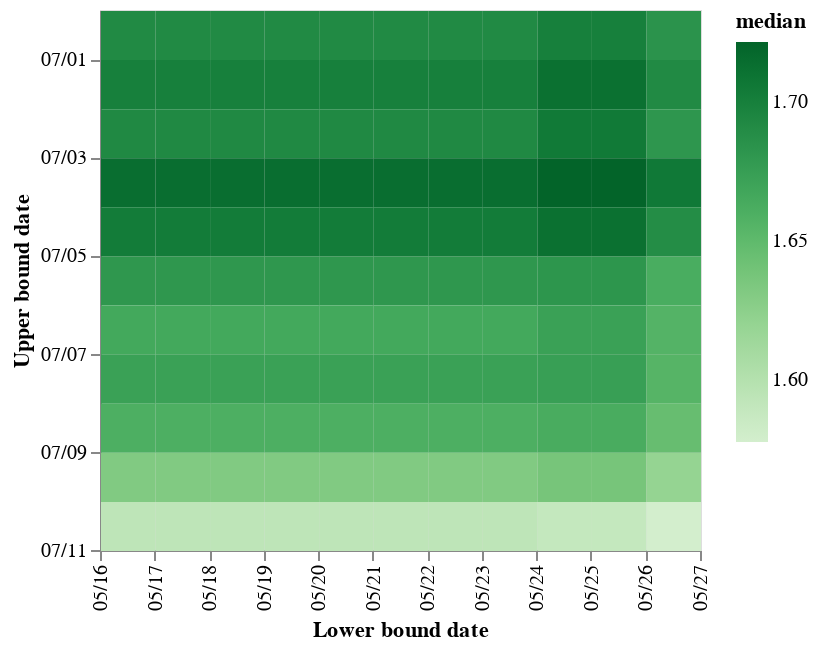

The notebook cell saved with this chart:
### Markdown cell above
### Estimates of Re

### Code cell
wd_ = 300; ht_ = 270
heatmap = alt.Chart(Df_stats.loc[lambda d: d['var']=='R0', ['date_lower', 'date_upper', 'median']]).mark_rect().encode(
    x=alt.X('yearmonthdate(date_lower)', title="Lower bound date", axis=alt.Axis(format='%m/%d', labelAngle=-90)),
    y=alt.Y('yearmonthdate(date_upper)', title="Upper bound date", axis=alt.Axis(format='%m/%d', labelAngle=0), scale=alt.Scale(reverse=True)),
    color=alt.Color('median:Q', scale=alt.Scale(scheme='greens', reverse=False), title="median")
)

Df_stats_ = Df_stats.loc[lambda d: d['var']=='R0', ['date_lower', 'date_upper', 'median']]
print("Min median:", Df_stats_['median'].min())
print("Max median:", Df_stats_['median'].max())

chart = alt.layer(heatmap).properties(width=wd_, height=ht_)
save_chart(chart, f'../../figures/sensitivity-Re-median.svg')
chart

### Figure 1 — Vega-Lite specification as saved in the notebook (floating-point values rounded to 4 significant figures)
{"config": {"view": {"continuousWidth": 300, "continuousHeight": 300}}, "layer": [{"mark": {"type": "rect"}, "encoding": {"color": {"field": "median", "scale": {"reverse": false, "scheme": "greens"}, "title": "median", "type": "quantitative"}, "x": {"axis": {"format": "%m/%d", "labelAngle": -90}, "field": "date_lower", "timeUnit": "yearmonthdate", "title": "Lower bound date", "type": "temporal"}, "y": {"axis": {"format": "%m/%d", "labelAngle": 0}, "field": "date_upper", "scale": {"reverse": true}, "timeUnit": "yearmonthdate", "title": "Upper bound date", "type": "temporal"}}}], "data": {"name": "data-c401328ddd6c908a3cfbb8743393b476"}, "height": 270, "width": 300, "$schema": "https://vega.github.io/schema/vega-lite/v5.14.1.json", "datasets": {"data-c401328ddd6c908a3cfbb8743393b476": [{"date_lower": "2023-05-24T00:00:00", "date_upper": "2023-06-30T00:00:00", "median": 1.7}, {"date_lower": "2023-05-24T00:00:00", "date_upper": "2023-07-01T00:00:00", "median": 1.712}, {"date_lower": "2023-05-24T00:00:00", "date_upper": "2023-07-02T00:00:00", "median": 1.705}, {"date_lower": "2023-05-24T00:00:00", "date_upper": "2023-07-03T00:00:00", "median": 1.722}, {"date_lower": "2023-05-24T00:00:00", "date_upper": "2023-07-04T00:00:00", "median": 1.712}, {"date_lower": "2023-05-24T00:00:00", "date_upper": "2023-07-05T00:00:00", "median": 1.682}, {"date_lower": "2023-05-24T00:00:00", "date_upper": "2023-07-06T00:00:00", "median": 1.673}, {"date_lower": "2023-05-24T00:00:00", "date_upper": "2023-07-07T00:00:00", "median": 1.674}, {"date_lower": "2023-05-24T00:00:00", "date_upper": "2023-07-08T00:00:00", "median": 1.663}, {"date_lower": "2023-05-24T00:00:00", "date_upper": "2023-07-09T00:00:00", "median": 1.637}, {"date_lower": "2023-05-24T00:00:00", "date_upper": "2023-07-10T00:00:00", "median": 1.589}, {"date_lower": "2023-05-25T00:00:00", "date_upper": "2023-06-30T00:00:00", "median": 1.7}, {"date_lower": "2023-05-25T00:00:00", "date_upper": "2023-07-01T00:00:00", "median": 1.712}, {"date_lower": "2023-05-25T00:00:00", "date_upper": "2023-07-02T00:00:00", "median": 1.705}, {"date_lower": "2023-05-25T00:00:00", "date_upper": "2023-07-03T00:00:00", "median": 1.722}, {"date_lower": "2023-05-25T00:00:00", "date_upper": "2023-07-04T00:00:00", "median": 1.712}, {"date_lower": "2023-05-25T00:00:00", "date_upper": "2023-07-05T00:00:00", "median": 1.682}, {"date_lower": "2023-05-25T00:00:00", "date_upper": "2023-07-06T00:00:00", "median": 1.673}, {"date_lower": "2023-05-25T00:00:00", "date_upper": "2023-07-07T00:00:00", "median": 1.674}, {"date_lower": "2023-05-25T00:00:00", "date_upper": "2023-07-08T00:00:00", "median": 1.663}, {"date_lower": "2023-05-25T00:00:00", "date_upper": "2023-07-09T00:00:00", "median": 1.637}, {"date_lower": "2023-05-25T00:00:00", "date_upper": "2023-07-10T00:00:00", "median": 1.589}, {"date_lower": "2023-05-26T00:00:00", "date_upper": "2023-06-30T00:00:00", "median": 1.684}, {"date_lower": "2023-05-26T00:00:00", "date_upper": "2023-07-01T00:00:00", "median": 1.692}, {"date_lower": "2023-05-26T00:00:00", "date_upper": "2023-07-02T00:00:00", "median": 1.682}, {"date_lower": "2023-05-26T00:00:00", "date_upper": "2023-07-03T00:00:00", "median": 1.705}, {"date_lower": "2023-05-26T00:00:00", "date_upper": "2023-07-04T00:00:00", "median": 1.69}, {"date_lower": "2023-05-26T00:00:00", "date_upper": "2023-07-05T00:00:00", "median": 1.662}, {"date_lower": "2023-05-26T00:00:00", "date_upper": "2023-07-06T00:00:00", "median": 1.656}, {"date_lower": "2023-05-26T00:00:00", "date_upper": "2023-07-07T00:00:00", "median": 1.655}, {"date_lower": "2023-05-26T00:00:00", "date_upper": "2023-07-08T00:00:00", "median": 1.646}, {"date_lower": "2023-05-26T00:00:00", "date_upper": "2023-07-09T00:00:00", "median": 1.62}, {"date_lower": "2023-05-26T00:00:00", "date_upper": "2023-07-10T00:00:00", "median": 1.577}, {"date_lower": "2023-05-16T00:00:00", "date_upper": "2023-06-30T00:00:00", "median": 1.692}, {"date_lower": "2023-05-16T00:00:00", "date_upper": "2023-07-01T00:00:00", "median": 1.701}, {"date_lower": "2023-05-16T00:00:00", "date_upper": "2023-07-02T00:00:00", "median": 1.693}, {"date_lower": "2023-05-16T00:00:00", "date_upper": "2023-07-03T00:00:00", "median": 1.714}, {"date_lower": "2023-05-16T00:00:00", "date_upper": "2023-07-04T00:00:00", "median": 1.703}, {"date_lower": "2023-05-16T00:00:00", "date_upper": "2023-07-05T00:00:00", "median": 1.681}, {"date_lower": "2023-05-16T00:00:00", "date_upper": "2023-07-06T00:00:00", "median": 1.666}, {"date_lower": "2023-05-16T00:00:00", "date_upper": "2023-07-07T00:00:00", "median": 1.673}, {"date_lower": "2023-05-16T00:00:00", "date_upper": "2023-07-08T00:00:00", "median": 1.66}, {"date_lower": "2023-05-16T00:00:00", "date_upper": "2023-07-09T00:00:00", "median": 1.632}, {"date_lower": "2023-05-16T00:00:00", "date_upper": "2023-07-10T00:00:00", "median": 1.593}, {"date_lower": "2023-05-17T00:00:00", "date_upper": "2023-06-30T00:00:00", "median": 1.692}, {"date_lower": "2023-05-17T00:00:00", "date_upper": "2023-07-01T00:00:00", "median": 1.701}, {"date_lower": "2023-05-17T00:00:00", "date_upper": "2023-07-02T00:00:00", "median": 1.693}, {"date_lower": "2023-05-17T00:00:00", "date_upper": "2023-07-03T00:00:00", "median": 1.714}, {"date_lower": "2023-05-17T00:00:00", "date_upper": "2023-07-04T00:00:00", "median": 1.703}, {"date_lower": "2023-05-17T00:00:00", "date_upper": "2023-07-05T00:00:00", "median": 1.681}, {"date_lower": "2023-05-17T00:00:00", "date_upper": "2023-07-06T00:00:00", "median": 1.666}, {"date_lower": "2023-05-17T00:00:00", "date_upper": "2023-07-07T00:00:00", "median": 1.673}, {"date_lower": "2023-05-17T00:00:00", "date_upper": "2023-07-08T00:00:00", "median": 1.66}, {"date_lower": "2023-05-17T00:00:00", "date_upper": "2023-07-09T00:00:00", "median": 1.632}, {"date_lower": "2023-05-17T00:00:00", "date_upper": "2023-07-10T00:00:00", "median": 1.593}, {"date_lower": "2023-05-18T00:00:00", "date_upper": "2023-06-30T00:00:00", "median": 1.692}, {"date_lower": "2023-05-18T00:00:00", "date_upper": "2023-07-01T00:00:00", "median": 1.701}, {"date_lower": "2023-05-18T00:00:00", "date_upper": "2023-07-02T00:00:00", "median": 1.693}, {"date_lower": "2023-05-18T00:00:00", "date_upper": "2023-07-03T00:00:00", "median": 1.714}, {"date_lower": "2023-05-18T00:00:00", "date_upper": "2023-07-04T00:00:00", "median": 1.703}, {"date_lower": "2023-05-18T00:00:00", "date_upper": "2023-07-05T00:00:00", "median": 1.681}, {"date_lower": "2023-05-18T00:00:00", "date_upper": "2023-07-06T00:00:00", "median": 1.666}, {"date_lower": "2023-05-18T00:00:00", "date_upper": "2023-07-07T00:00:00", "median": 1.673}, {"date_lower": "2023-05-18T00:00:00", "date_upper": "2023-07-08T00:00:00", "median": 1.66}, {"date_lower": "2023-05-18T00:00:00", "date_upper": "2023-07-09T00:00:00", "median": 1.632}, {"date_lower": "2023-05-18T00:00:00", "date_upper": "2023-07-10T00:00:00", "median": 1.593}, {"date_lower": "2023-05-19T00:00:00", "date_upper": "2023-06-30T00:00:00", "median": 1.692}, {"date_lower": "2023-05-19T00:00:00", "date_upper": "2023-07-01T00:00:00", "median": 1.701}, {"date_lower": "2023-05-19T00:00:00", "date_upper": "2023-07-02T00:00:00", "median": 1.693}, {"date_lower": "2023-05-19T00:00:00", "date_upper": "2023-07-03T00:00:00", "median": 1.714}, {"date_lower": "2023-05-19T00:00:00", "date_upper": "2023-07-04T00:00:00", "median": 1.703}, {"date_lower": "2023-05-19T00:00:00", "date_upper": "2023-07-05T00:00:00", "median": 1.681}, {"date_lower": "2023-05-19T00:00:00", "date_upper": "2023-07-06T00:00:00", "median": 1.666}, {"date_lower": "2023-05-19T00:00:00", "date_upper": "2023-07-07T00:00:00", "median": 1.673}, {"date_lower": "2023-05-19T00:00:00", "date_upper": "2023-07-08T00:00:00", "median": 1.66}, {"date_lower": "2023-05-19T00:00:00", "date_upper": "2023-07-09T00:00:00", "median": 1.632}, {"date_lower": "2023-05-19T00:00:00", "date_upper": "2023-07-10T00:00:00", "median": 1.593}, {"date_lower": "2023-05-20T00:00:00", "date_upper": "2023-06-30T00:00:00", "median": 1.692}, {"date_lower": "2023-05-20T00:00:00", "date_upper": "2023-07-01T00:00:00", "median": 1.701}, {"date_lower": "2023-05-20T00:00:00", "date_upper": "2023-07-02T00:00:00", "median": 1.693}, {"date_lower": "2023-05-20T00:00:00", "date_upper": "2023-07-03T00:00:00", "median": 1.714}, {"date_lower": "2023-05-20T00:00:00", "date_upper": "2023-07-04T00:00:00", "median": 1.703}, {"date_lower": "2023-05-20T00:00:00", "date_upper": "2023-07-05T00:00:00", "median": 1.681}, {"date_lower": "2023-05-20T00:00:00", "date_upper": "2023-07-06T00:00:00", "median": 1.666}, {"date_lower": "2023-05-20T00:00:00", "date_upper": "2023-07-07T00:00:00", "median": 1.673}, {"date_lower": "2023-05-20T00:00:00", "date_upper": "2023-07-08T00:00:00", "median": 1.66}, {"date_lower": "2023-05-20T00:00:00", "date_upper": "2023-07-09T00:00:00", "median": 1.632}, {"date_lower": "2023-05-20T00:00:00", "date_upper": "2023-07-10T00:00:00", "median": 1.593}, {"date_lower": "2023-05-21T00:00:00", "date_upper": "2023-06-30T00:00:00", "median": 1.692}, {"date_lower": "2023-05-21T00:00:00", "date_upper": "2023-07-01T00:00:00", "median": 1.701}, {"date_lower": "2023-05-21T00:00:00", "date_upper": "2023-07-02T00:00:00", "median": 1.693}, {"date_lower": "2023-05-21T00:00:00", "date_upper": "2023-07-03T00:00:00", "median": 1.714}, {"date_lower": "2023-05-21T00:00:00", "date_upper": "2023-07-04T00:00:00", "median": 1.703}, {"date_lower": "2023-05-21T00:00:00", "date_upper": "2023-07-05T00:00:00", "median": 1.681}, {"date_lower": "2023-05-21T00:00:00", "date_upper": "2023-07-06T00:00:00", "median": 1.666}, {"date_lower": "2023-05-21T00:00:00", "date_upper": "2023-07-07T00:00:00", "median": 1.673}, {"date_lower": "2023-05-21T00:00:00", "date_upper": "2023-07-08T00:00:00", "median": 1.66}, {"date_lower": "2023-05-21T00:00:00", "date_upper": "2023-07-09T00:00:00", "median": 1.632}, {"date_lower": "2023-05-21T00:00:00", "date_upper": "2023-07-10T00:00:00", "median": 1.593}, {"date_lower": "2023-05-22T00:00:00", "date_upper": "2023-06-30T00:00:00", "median": 1.692}, {"date_lower": "2023-05-22T00:00:00", "date_upper": "2023-07-01T00:00:00", "median": 1.701}, {"date_lower": "2023-05-22T00:00:00", "date_upper": "2023-07-02T00:00:00", "median": 1.693}, {"date_lower": "2023-05-22T00:00:00", "date_upper": "2023-07-03T00:00:00", "median": 1.714}, {"date_lower": "2023-05-22T00:00:00", "date_upper": "2023-07-04T00:00:00", "median": 1.703}, {"date_lower": "2023-05-22T00:00:00", "date_upper": "2023-07-05T00:00:00", "median": 1.681}, {"date_lower": "2023-05-22T00:00:00", "date_upper": "2023-07-06T00:00:00", "median": 1.666}, {"date_lower": "2023-05-22T00:00:00", "date_upper": "2023-07-07T00:00:00", "median": 1.673}, {"date_lower": "2023-05-22T00:00:00", "date_upper": "2023-07-08T00:00:00", "median": 1.66}, {"date_lower": "2023-05-22T00:00:00", "date_upper": "2023-07-09T00:00:00", "median": 1.632}, {"date_lower": "2023-05-22T00:00:00", "date_upper": "2023-07-10T00:00:00", "median": 1.593}, {"date_lower": "2023-05-23T00:00:00", "date_upper": "2023-06-30T00:00:00", "median": 1.692}, {"date_lower": "2023-05-23T00:00:00", "date_upper": "2023-07-01T00:00:00", "median": 1.701}, {"date_lower": "2023-05-23T00:00:00", "date_upper": "2023-07-02T00:00:00", "median": 1.693}, {"date_lower": "2023-05-23T00:00:00", "date_upper": "2023-07-03T00:00:00", "median": 1.714}, {"date_lower": "2023-05-23T00:00:00", "date_upper": "2023-07-04T00:00:00", "median": 1.703}, {"date_lower": "2023-05-23T00:00:00", "date_upper": "2023-07-05T00:00:00", "median": 1.681}, {"date_lower": "2023-05-23T00:00:00", "date_upper": "2023-07-06T00:00:00", "median": 1.666}, {"date_lower": "2023-05-23T00:00:00", "date_upper": "2023-07-07T00:00:00", "median": 1.673}, {"date_lower": "2023-05-23T00:00:00", "date_upper": "2023-07-08T00:00:00", "median": 1.66}, {"date_lower": "2023-05-23T00:00:00", "date_upper": "2023-07-09T00:00:00", "median": 1.632}, {"date_lower": "2023-05-23T00:00:00", "date_upper": "2023-07-10T00:00:00", "median": 1.593}]}}
